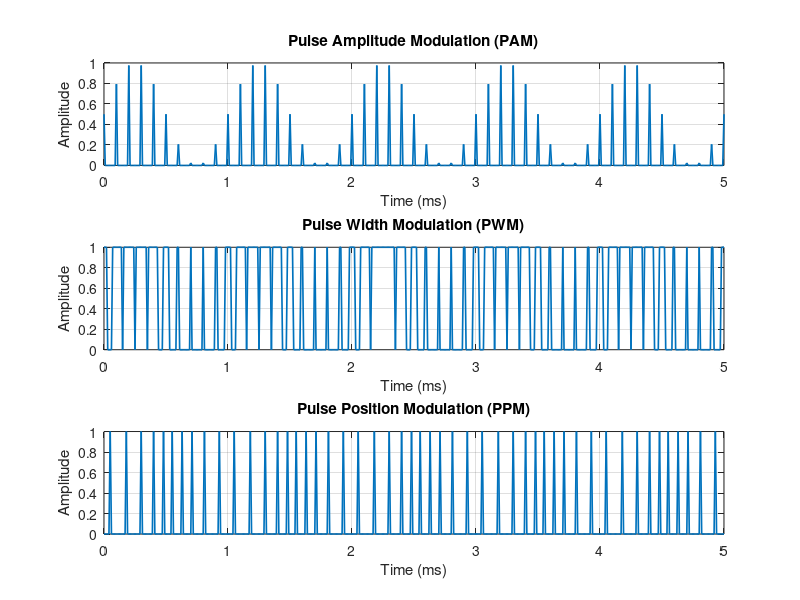
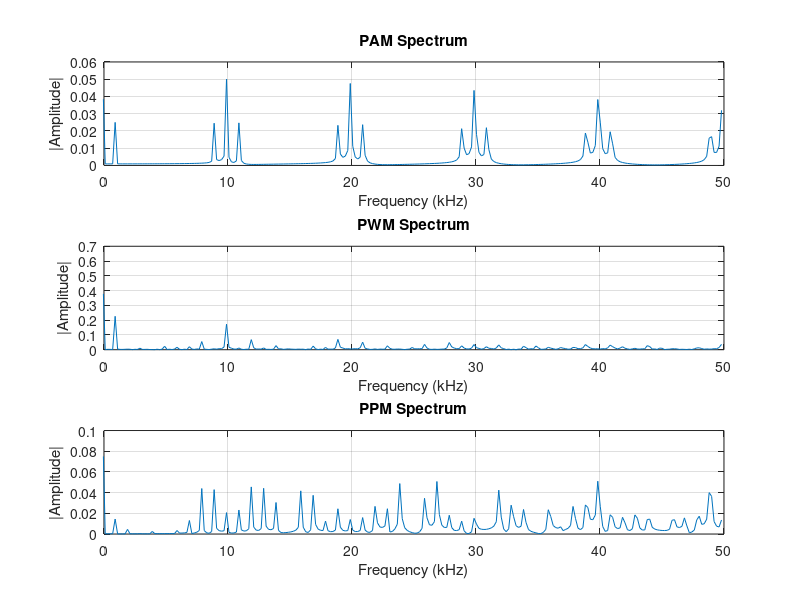

These charts were generated, in order, by the following MATLAB code:
clc; clear; close all;

fm = 1e3;
fs = 10e3;
fs_carrier = 100e3;
t = 0:1/fs_carrier:5e-3;

m_t = 0.5*(1 + sin(2*pi*fm*t));

n = 0:1/fs:5e-3;
m_samp = 0.5*(1 + sin(2*pi*fm*n));
pam_t = zeros(size(t));
for i = 1:length(n)
    [~, idx] = min(abs(t - n(i)));
    pam_t(idx) = m_samp(i);
end

triangular = sawtooth(2*pi*fs*t, 0.5);
pwm_t = double(m_t > (triangular + 1)/2);

ppd = 0.001;
ppm_t = zeros(size(t));
for i = 1:length(n)-1
    pulse_delay = m_samp(i) * (1/fs);
    start_time = n(i) + pulse_delay;
    end_time = start_time + (1/fs)/10;
    ppm_t(t >= start_time & t < end_time) = 1;
end

figure;
subplot(3,1,1);
plot(t*1000, pam_t, 'LineWidth', 1.2);
title('Pulse Amplitude Modulation (PAM)');
xlabel('Time (ms)'); ylabel('Amplitude'); grid on;
subplot(3,1,2);
plot(t*1000, pwm_t, 'LineWidth', 1.2);
title('Pulse Width Modulation (PWM)');
xlabel('Time (ms)'); ylabel('Amplitude'); grid on;
subplot(3,1,3);
plot(t*1000, ppm_t, 'LineWidth', 1.2);
title('Pulse Position Modulation (PPM)');
xlabel('Time (ms)'); ylabel('Amplitude'); grid on;

pam_amp = max(pam_t);
avg_pwm_width = mean(diff(find(diff(pwm_t)==1)))/fs_carrier;
avg_ppm_shift = mean(m_samp)/fs;

fprintf('\n--- PULSE PARAMETERS ---\n');
fprintf('PAM max amplitude        = %.2f\n', pam_amp);
fprintf('Average PWM pulse width  = %.6f s\n', avg_pwm_width);
fprintf('Average PPM time shift   = %.6f s\n', avg_ppm_shift);

N = length(t);
f = (-N/2:N/2-1)*(fs_carrier/N);
PAM_spec = abs(fftshift(fft(pam_t)))/N;
PWM_spec = abs(fftshift(fft(pwm_t)))/N;
PPM_spec = abs(fftshift(fft(ppm_t)))/N;

figure;
subplot(3,1,1); plot(f/1000, PAM_spec); title('PAM Spectrum'); xlim([0 50]);
xlabel('Frequency (kHz)'); ylabel('|Amplitude|'); grid on;
subplot(3,1,2); plot(f/1000, PWM_spec); title('PWM Spectrum'); xlim([0 50]);
xlabel('Frequency (kHz)'); ylabel('|Amplitude|'); grid on;
subplot(3,1,3); plot(f/1000, PPM_spec); title('PPM Spectrum'); xlim([0 50]);
xlabel('Frequency (kHz)'); ylabel('|Amplitude|'); grid on;

noise_tolerance_PAM = 1 / var(pam_t(pam_t>0));
noise_tolerance_PWM = 1 / var(pwm_t(pwm_t>0));
noise_tolerance_PPM = 1 / var(ppm_t(ppm_t>0));

fprintf('\n--- NOISE TOLERANCE (higher = better) ---\n');
fprintf('PAM  : %.3f\n', noise_tolerance_PAM);
fprintf('PWM  : %.3f\n', noise_tolerance_PWM);
fprintf('PPM  : %.3f\n', noise_tolerance_PPM);

bw_pam = 10e3;
bw_pwm = 15e3;
bw_ppm = 12e3;
bit_eff_pam = 1/bw_pam;
bit_eff_pwm = 1/bw_pwm;
bit_eff_ppm = 1/bw_ppm;

fprintf('\n--- SPECTRAL EFFICIENCY (1/BW) ---\n');
fprintf('PAM  : %.3e\n', bit_eff_pam);
fprintf('PWM  : %.3e\n', bit_eff_pwm);
fprintf('PPM  : %.3e\n', bit_eff_ppm);
